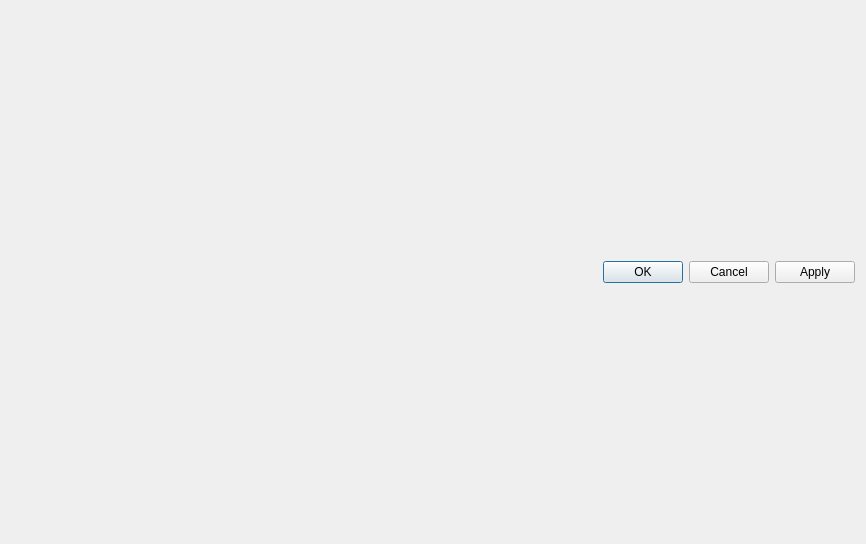
<?xml version="1.0" encoding="UTF-8"?>
<ui version="4.0">
 <class>Dialog</class>
 <widget class="QDialog" name="Dialog">
  <property name="geometry">
   <rect>
    <x>0</x>
    <y>0</y>
    <width>866</width>
    <height>544</height>
   </rect>
  </property>
  <property name="windowTitle">
   <string>Dialog</string>
  </property>
  <layout class="QGridLayout" name="gridLayout">
   <item row="0" column="0">
    <widget class="QDialogButtonBox" name="buttonBox">
     <property name="orientation">
      <enum>Qt::Horizontal</enum>
     </property>
     <property name="standardButtons">
      <set>QDialogButtonBox::Apply|QDialogButtonBox::Cancel|QDialogButtonBox::Ok</set>
     </property>
    </widget>
   </item>
  </layout>
 </widget>
 <resources/>
 <connections>
  <connection>
   <sender>buttonBox</sender>
   <signal>accepted()</signal>
   <receiver>Dialog</receiver>
   <slot>accept()</slot>
   <hints>
    <hint type="sourcelabel">
     <x>248</x>
     <y>254</y>
    </hint>
    <hint type="destinationlabel">
     <x>157</x>
     <y>274</y>
    </hint>
   </hints>
  </connection>
  <connection>
   <sender>buttonBox</sender>
   <signal>rejected()</signal>
   <receiver>Dialog</receiver>
   <slot>reject()</slot>
   <hints>
    <hint type="sourcelabel">
     <x>316</x>
     <y>260</y>
    </hint>
    <hint type="destinationlabel">
     <x>286</x>
     <y>274</y>
    </hint>
   </hints>
  </connection>
 </connections>
</ui>
